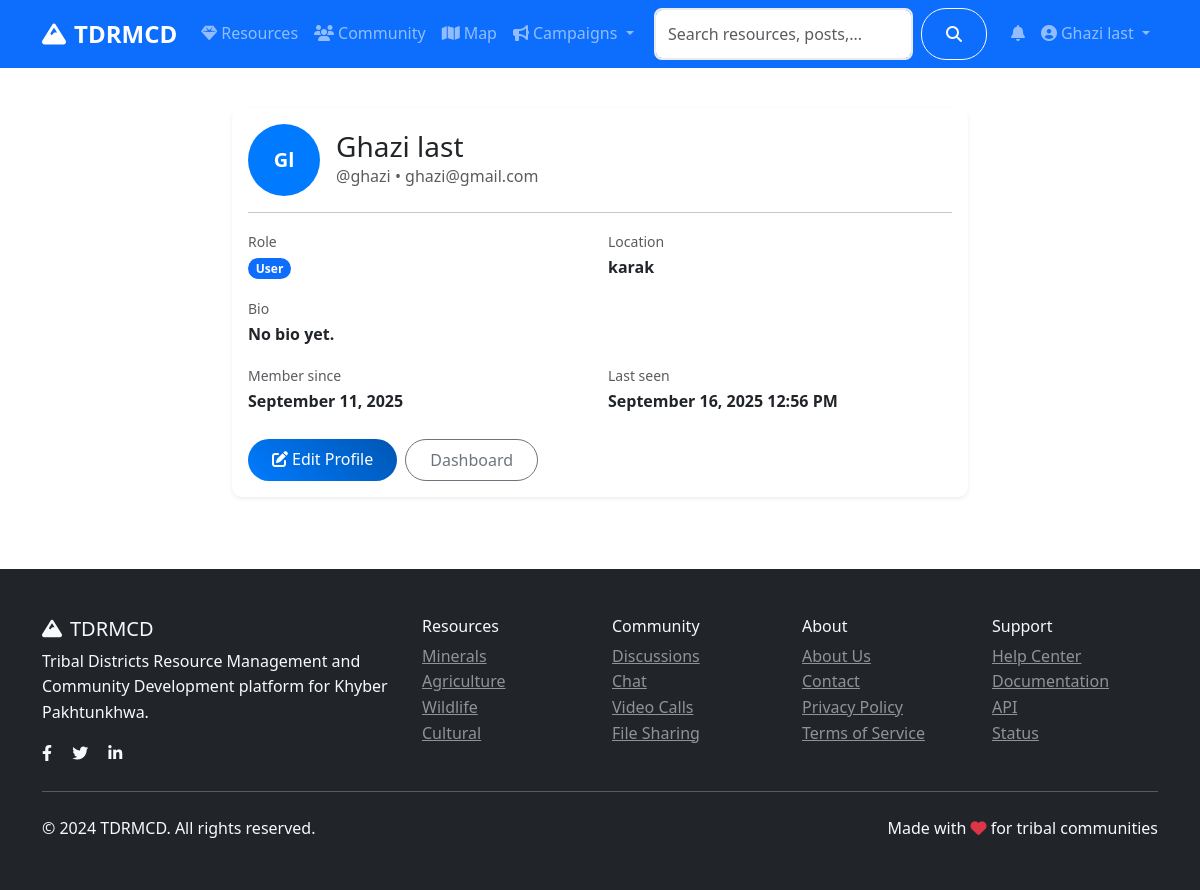
/auth/profile (signed in), run on an earlier commit of the app's database.
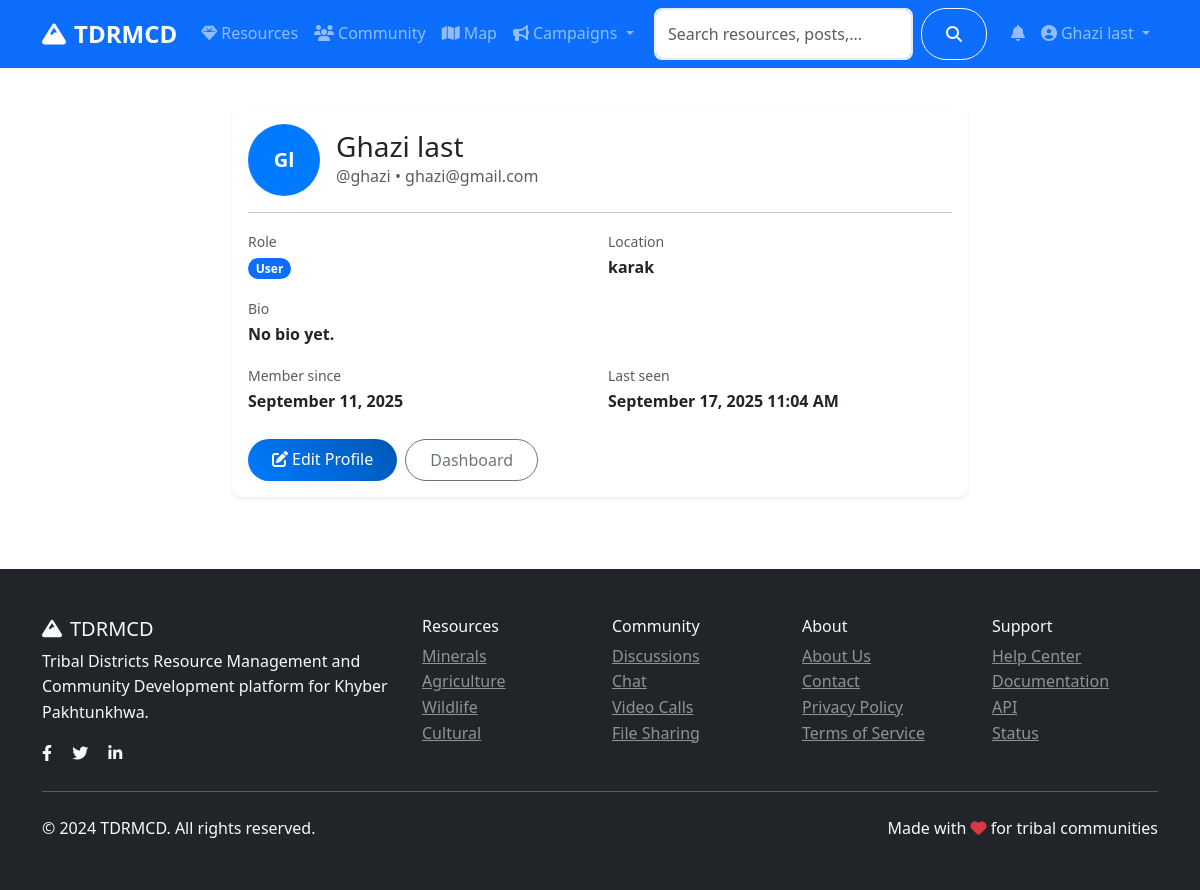
And on a later commit of the database.
### models.py (models this page shows, shortened)
class User(UserMixin, db.Model):
    id = db.Column(db.Integer, primary_key=True)
    username = db.Column(db.String(80), unique=True, nullable=False)
    email = db.Column(db.String(120), unique=True, nullable=False)
    password_hash = db.Column(db.String(120), nullable=False)
    first_name = db.Column(db.String(50), nullable=False)
    last_name = db.Column(db.String(50), nullable=False)
    role = db.Column(db.String(20), default='user')  # user, admin, researcher
    location = db.Column(db.String(100))
    bio = db.Column(db.Text)
    avatar = db.Column(db.String(200), default='default.jpg')
    is_active = db.Column(db.Boolean, default=True)
    created_at = db.Column(db.DateTime, default=datetime.utcnow)
    last_seen = db.Column(db.DateTime, default=datetime.utcnow)
    resources = db.relationship('Resource', backref='author', lazy='dynamic')
    posts = db.relationship('CommunityPost', backref='author', lazy='dynamic')
    chat_messages = db.relationship('ChatMessage', backref='sender', lazy='dynamic')
    file_submissions = db.relationship(
        'FileSubmission',
        foreign_keys='FileSubmission.submitter_id',
        backref='submitter',
        lazy='dynamic'
    )
    reviewed_submissions = db.relationship(
        'FileSubmission',
        foreign_keys='FileSubmission.reviewed_by',
        backref='reviewer_user',
        lazy='dynamic'
    )
    notifications = db.relationship('Notification', backref='user', lazy='dynamic')
    def get_full_name(self):
        return f"{self.first_name} {self.last_name}"
    def is_admin(self):
        return self.role == 'admin'

### routes/auth.py (the view)
@auth_bp.route('/profile')
@login_required
def profile():
    return render_template('auth/profile.html', user=current_user)

### app.py (called while the page is built)
@login_manager.user_loader
def load_user(user_id):
    return User.query.get(int(user_id))

### templates/auth/profile.html (shortened to what this page needs)
{% extends "base.html" %}
{% block content %}
<div class="container py-4">
    <div class="row justify-content-center">
        <div class="col-lg-8">
            <div class="card shadow-sm">
                <div class="card-body">
                    <div class="d-flex align-items-center mb-3">
                        <div class="avatar me-3" style="width:72px;height:72px;font-size:1.25rem;">
                            {{ user.first_name[0] }}{{ user.last_name[0] }}
                        </div>
                        <div>
                            <h3 class="mb-0">{{ user.get_full_name() }}</h3>
                            <div class="text-muted">@{{ user.username }} • {{ user.email }}</div>
                        </div>
                    </div>
                    <hr>
                    <div class="row g-3">
                        <div class="col-md-6">
                            <label class="text-muted small">Role</label>
                            <div class="fw-semibold"><span class="badge bg-primary">{{ user.role.title() }}</span></div>
                        </div>
                        <div class="col-md-6">
                            <label class="text-muted small">Location</label>
                            <div class="fw-semibold">{{ user.location or '—' }}</div>
                        </div>
                        <div class="col-12">
                            <label class="text-muted small">Bio</label>
                            <div class="fw-semibold">{{ user.bio or 'No bio yet.' }}</div>
                        </div>
                        <div class="col-md-6">
                            <label class="text-muted small">Member since</label>
                            <div class="fw-semibold">{{ user.created_at.strftime('%B %d, %Y') }}</div>
                        </div>
                        <div class="col-md-6">
                            <label class="text-muted small">Last seen</label>
                            <div class="fw-semibold">{{ user.last_seen.strftime('%B %d, %Y %I:%M %p') }}</div>
                        </div>
                    </div>
                    <div class="mt-4 d-flex gap-2">
                        <a class="btn btn-primary" href="{{ url_for('auth.edit_profile') }}"><i class="fas fa-edit me-1"></i>Edit Profile</a>
                        <a class="btn btn-outline-secondary" href="{{ url_for('main.dashboard') }}">Dashboard</a>
                    </div>
                </div>
            </div>
        </div>
    </div>
</div>
{% endblock %}

### templates/base.html (shortened to what the changed rows need)
<!DOCTYPE html>
<html lang="en">
<head>
    <link href="https://cdn.jsdelivr.net/npm/bootstrap@5.3.0/dist/css/bootstrap.min.css" rel="stylesheet">
    <link rel="stylesheet" href="https://cdnjs.cloudflare.com/ajax/libs/font-awesome/6.4.0/css/all.min.css">
    <link rel="stylesheet" href="https://unpkg.com/leaflet@1.9.4/dist/leaflet.css">
    <link rel="stylesheet" href="{{ url_for('static', filename='css/style.css') }}">
</head>
<body>
    <nav class="navbar navbar-expand-lg navbar-dark bg-primary sticky-top">
        <div class="container">
            <div class="collapse navbar-collapse" id="navbarNav">
                <ul class="navbar-nav">
                    {% if current_user.is_authenticated %}
                        <li class="nav-item dropdown">
                            <a class="nav-link" href="#" role="button" data-bs-toggle="dropdown" aria-expanded="false">
                                <span class="position-relative">
                                    <i class="fas fa-bell"></i>
                                </span>
                            </a>
                        </li>
                        <li class="nav-item dropdown">
                            <a class="nav-link dropdown-toggle" href="#" role="button" data-bs-toggle="dropdown">
                                <i class="fas fa-user-circle me-1"></i>{{ current_user.get_full_name() }}
                            </a>
                        </li>
                    {% endif %}
                </ul>
            </div>
        </div>
    </nav>
    <main>
        {% block content %}{% endblock %}
    </main>
</body>
</html>

What changed in the data, as far as the page shows it:
changed User "Ghazi last": last_seen "September 16, 2025 12:56 PM" → "September 17, 2025 11:04 AM"
